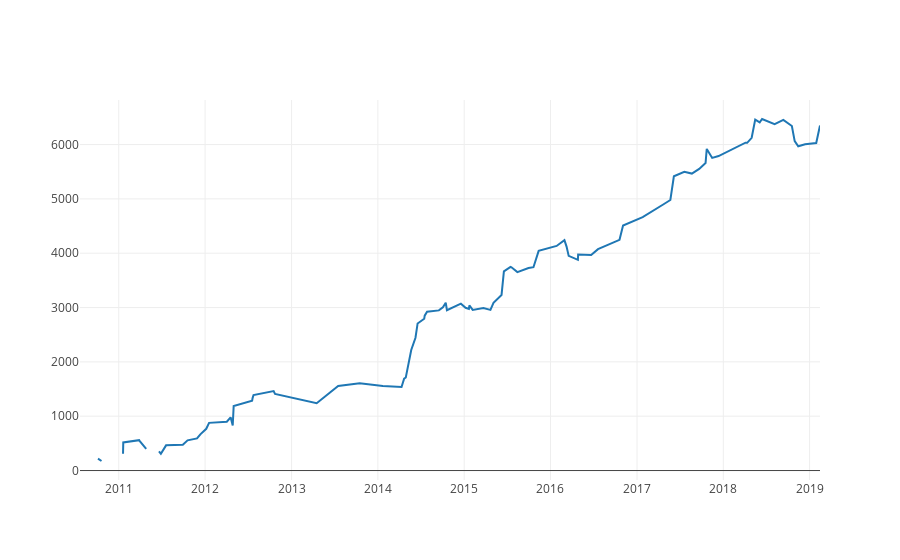

The cell this chart's notebook holds for it:
### Code cell
#add a cumulative column to the model dataframe
model['cum_date']= model['gains'].cumsum() 

# plot the cumulative gain for all
traces=[]

traces.append(go.Scatter(
    x = model['date'],
    y = model['cum_date'],
    mode = 'lines',
    name = 'model',
    ))
               
data = traces
iplot(data)
